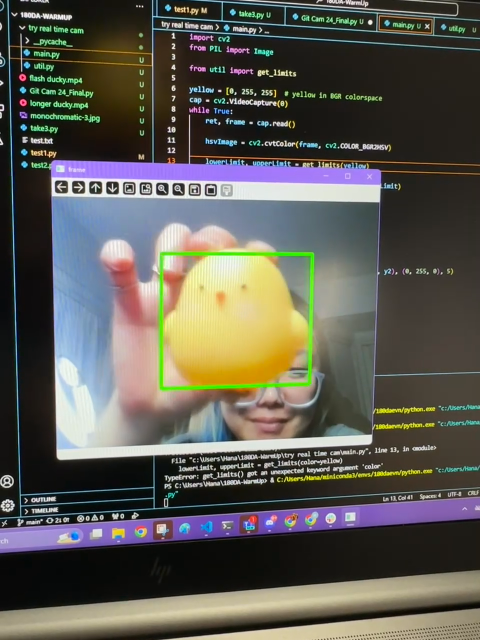
#> input picture frame 23 of Q1-Q2.Real Time Camera Movement Detection/ducky with detecting box.MOV, 960 x 1280 px, given in place of flash ducky.mp4, which was not available (shown at 1/2 size)
$ python 'Git Cam 24.py'
#> lines starting #> are read from the running program, lines starting #| are printed output that depends on the picture; after the words box and inside, x2 and y2 are one past the last pixel; in counts of white or black regions, pixels touching at a corner belong together; pictures that were not available may be replaced by others from this repository, and a replacement may not be noted
import cv2
import numpy as np

#cap = cv2.VideoCapture("longer ducky.mp4") #for Q1
cap = cv2.VideoCapture("flash ducky.mp4")   #for Q2

# Question 1
# Colors Threshold (0, 48, 119), (255, 255, 255)
#HSV is clearer here because there is less contrast in the video.
#Without the flash, the object appears clearer in HSV because it isn't bright
# I believe the threshold range is large - meaning the gaps in between the min and max are quite large.
# observe the threshold numbers above, the minimum values are quite low whereas the maximum values were maxed.

# Question 2 With Flash
# Colors Threshold (0, 69, 124), (188, 255, 255)
# The object starts to appear in the mask more quickly (the red filter doesn't need to maximize)
# I believe this occurs because of the bright light that makes the object more detectible


success, frame = cap.read()
#> frame is the input picture: shape (1280, 960, 3); mean B, G, R 81.9, 89.4, 91.3

def nothing(x):
    pass

cv2.namedWindow("Trackbars")

cv2.createTrackbar("L-H","Trackbars",0,255,nothing)
#> slider 'L-H' is set to 51
cv2.createTrackbar("L-S","Trackbars",0,255,nothing)
#> slider 'L-S' is set to 51
cv2.createTrackbar("L-V","Trackbars",0,255,nothing)
#> slider 'L-V' is set to 51
cv2.createTrackbar("U-H","Trackbars",0,255,nothing)
#> slider 'U-H' is set to 255
cv2.createTrackbar("U-S","Trackbars",0,255,nothing)
#> slider 'U-S' is set to 255
cv2.createTrackbar("U-V","Trackbars",0,255,nothing)
#> slider 'U-V' is set to 255

while True:
    success, frame = cap.read()
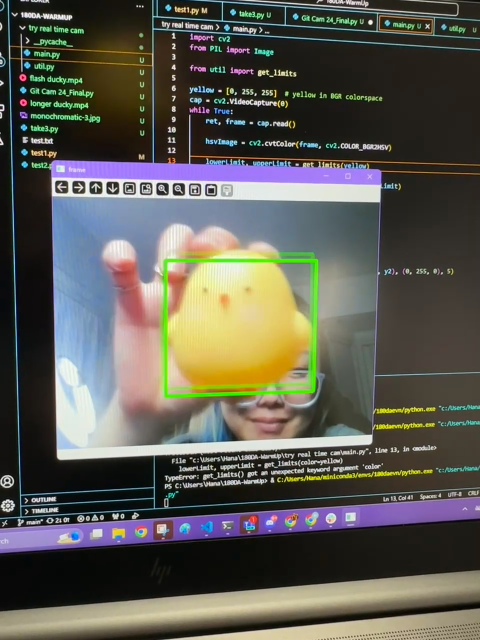
#> input picture frame 24 of Q1-Q2.Real Time Camera Movement Detection/ducky with detecting box.MOV, 960 x 1280 px, given in place of flash ducky.mp4, which was not available (shown at 1/2 size)
#> frame is the input picture: shape (1280, 960, 3); mean B, G, R 81.5, 89.5, 90.9

    frame = cv2.resize(frame, (600, 400))
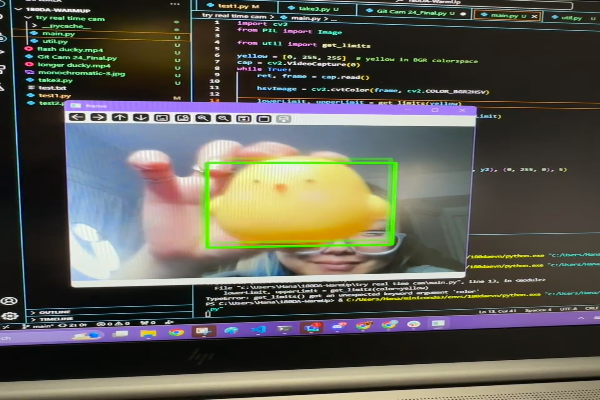
#> frame: shape (400, 600, 3); mean B, G, R 81.5, 89.5, 90.9

    hsv = cv2.cvtColor(frame, cv2.COLOR_BGR2HSV)
#> hsv: shape (400, 600, 3); mean H, S, V 49.4, 81.1, 102.8

    l_h = cv2.getTrackbarPos("L-H","Trackbars")
    l_s = cv2.getTrackbarPos("L-S","Trackbars")
    l_v = cv2.getTrackbarPos("L-V","Trackbars")
    u_h = cv2.getTrackbarPos("U-H","Trackbars")
    u_s = cv2.getTrackbarPos("U-S","Trackbars")
    u_v = cv2.getTrackbarPos("U-V","Trackbars")

    lower = np.array([l_h,l_s,l_v])
    upper = np.array([u_h,u_s,u_v])

    mask = cv2.inRange(hsv, lower, upper)
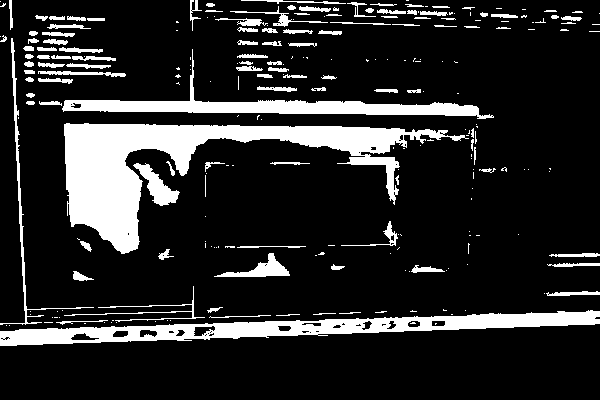
#> mask: shape (400, 600); 16% white; 250 white regions (138 under 20 px), largest, box (x1, y1, x2, y2) and area: (64, 123, 469, 254) 14813, (0, 310, 600, 346) 8016, (62, 49, 494, 119) 4930

    result = cv2.bitwise_and(frame, frame, mask = mask)
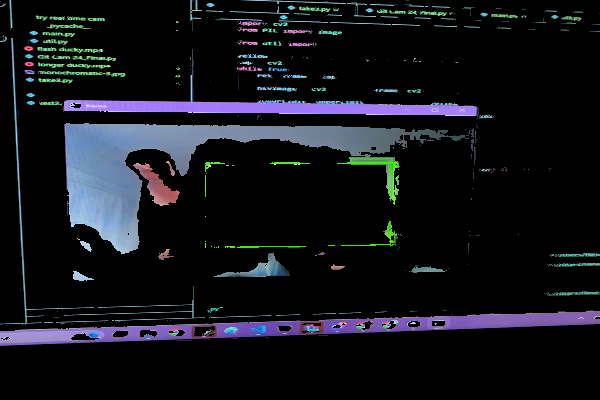
#> result: shape (400, 600, 3); mean B, G, R 26, 20.4, 18.7

    cv2.imshow("Frame", frame)
    cv2.imshow("HSV", hsv)
    cv2.imshow("Mask", mask)
    cv2.imshow("Result", result)

    key = cv2.waitKey(1)
#> (key Esc is pressed here)
    if key == 27:
        break

$ run again, starting later in the video
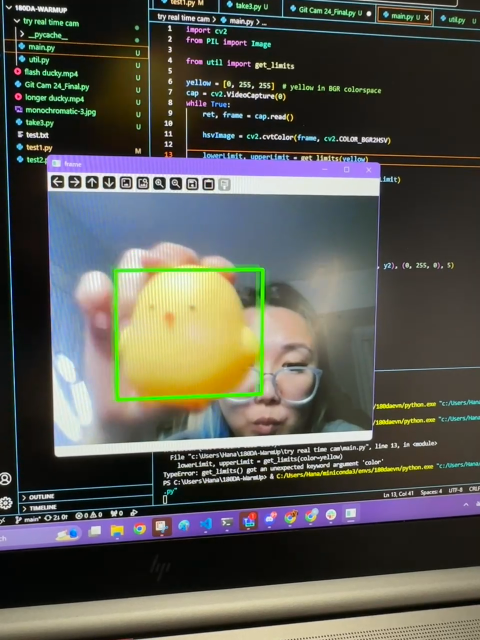
#> input picture frame 105 of Q1-Q2.Real Time Camera Movement Detection/ducky with detecting box.MOV, 960 x 1280 px, given in place of flash ducky.mp4, which was not available (shown at 1/2 size)
#> frame is the input picture: shape (1280, 960, 3); mean B, G, R 80.1, 86.9, 87.2
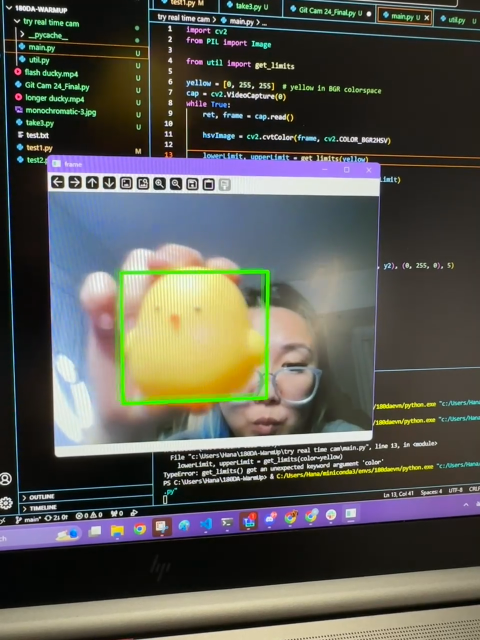
#> input picture frame 106 of Q1-Q2.Real Time Camera Movement Detection/ducky with detecting box.MOV, 960 x 1280 px, given in place of flash ducky.mp4, which was not available (shown at 1/2 size)
#> frame is the input picture: shape (1280, 960, 3); mean B, G, R 80.7, 87.1, 87.5
#> frame: shape (400, 600, 3)
#> hsv: shape (400, 600, 3); mean H, S, V 50.3, 84.2, 100.3
#> mask: shape (400, 600); 17.5% white; 218 white regions (123 under 20 px), largest, box (x1, y1, x2, y2) and area: (59, 120, 470, 242) 18531, (0, 308, 600, 344) 8046, (57, 69, 495, 116) 4997
#> `result = cv2.bitwise_and(frame, frame, mask = mask)`:
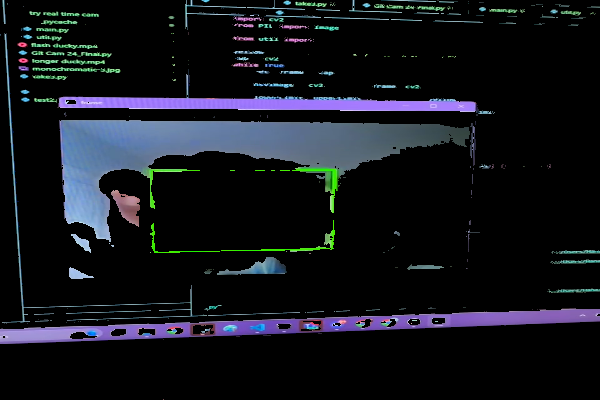
#> result: shape (400, 600, 3); mean B, G, R 27.3, 21.1, 18.7

$ run again, starting later in the video
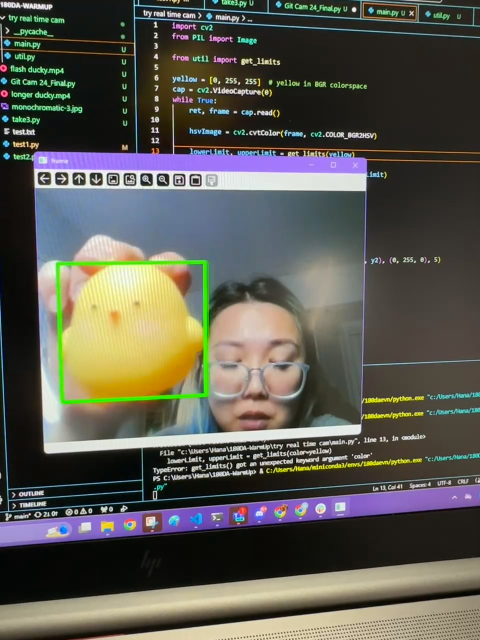
#> input picture frame 188 of Q1-Q2.Real Time Camera Movement Detection/ducky with detecting box.MOV, 960 x 1280 px, given in place of flash ducky.mp4, which was not available (shown at 1/2 size)
#> frame is the input picture: shape (1280, 960, 3); mean B, G, R 80, 88.4, 90
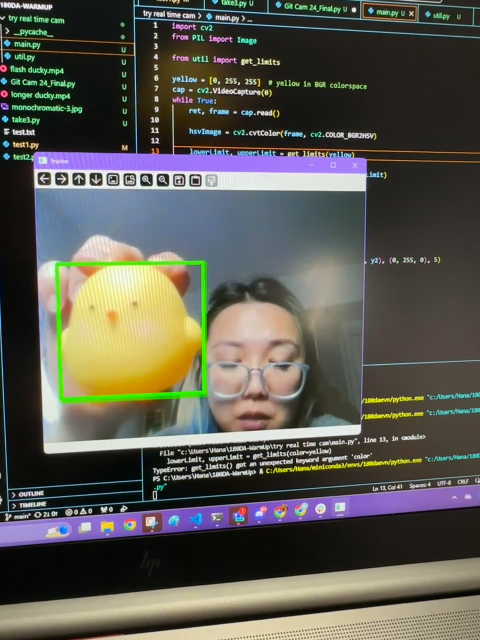
#> input picture frame 189 of Q1-Q2.Real Time Camera Movement Detection/ducky with detecting box.MOV, 960 x 1280 px, given in place of flash ducky.mp4, which was not available (shown at 1/2 size)
#> frame is the input picture: shape (1280, 960, 3); mean B, G, R 80, 88.4, 89.9
#> frame: shape (400, 600, 3)
#> hsv: shape (400, 600, 3); mean H, S, V 46.9, 78.8, 100.9
#> mask: shape (400, 600); 15.9% white; 186 white regions (105 under 20 px), largest, box (x1, y1, x2, y2) and area: (42, 118, 460, 272) 16736, (0, 303, 600, 342) 7966, (40, 34, 478, 113) 5055
#> `result = cv2.bitwise_and(frame, frame, mask = mask)`:
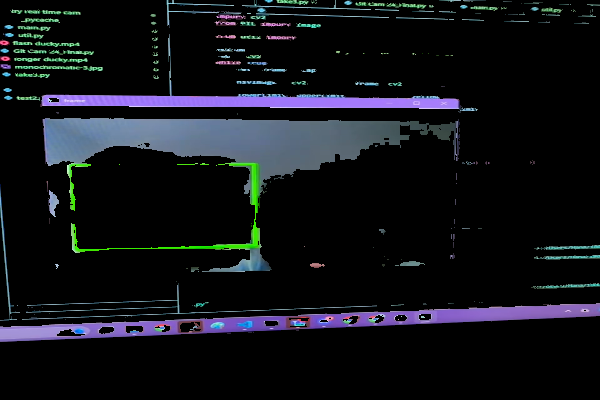
#> result: shape (400, 600, 3); mean B, G, R 23.9, 19, 17.1
